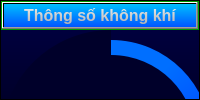
                              <widget class="QFrame" name="Top_Ctrl_frame_2">
                               <property name="styleSheet">
                                <string notr="true">background-color: qlineargradient(spread:pad, x1:1, y1:1, x2:1, y2:0, stop:0 rgba(0, 0, 42, 255), stop:1 rgba(0, 0, 70, 255));</string>
                               </property>
                               <property name="frameShape">
                                <enum>QFrame::StyledPanel</enum>
                               </property>
                               <property name="frameShadow">
                                <enum>QFrame::Raised</enum>
                               </property>
                               <layout class="QVBoxLayout" name="verticalLayout_24">
                                <property name="spacing">
                                 <number>0</number>
                                </property>
                                <property name="leftMargin">
                                 <number>0</number>
                                </property>
                                <property name="topMargin">
                                 <number>0</number>
                                </property>
                                <property name="rightMargin">
                                 <number>0</number>
                                </property>
                                <property name="bottomMargin">
                                 <number>0</number>
                                </property>
                                <item>
                                 <widget class="QFrame" name="Top_Ctrl_frame2_header">
                                  <property name="styleSheet">
                                   <string notr="true">background-color: rgb(0, 200, 0);</string>
                                  </property>
                                  <property name="frameShape">
                                   <enum>QFrame::StyledPanel</enum>
                                  </property>
                                  <property name="frameShadow">
                                   <enum>QFrame::Raised</enum>
                                  </property>
                                  <layout class="QVBoxLayout" name="verticalLayout_20">
                                   <property name="spacing">
                                    <number>0</number>
                                   </property>
                                   <property name="leftMargin">
                                    <number>0</number>
                                   </property>
                                   <property name="topMargin">
                                    <number>0</number>
                                   </property>
                                   <property name="rightMargin">
                                    <number>0</number>
                                   </property>
                                   <property name="bottomMargin">
                                    <number>0</number>
                                   </property>
                                   <item>
                                    <widget class="QPushButton" name="Top_Ctrl_header2">
                                     <property name="font">
                                      <font>
                                       <family>Segoe UI</family>
                                       <pointsize>12</pointsize>
                                       <weight>75</weight>
                                       <bold>true</bold>
                                      </font>
                                     </property>
                                     <property name="styleSheet">
                                      <string notr="true">color: qlineargradient(spread:pad, x1:1, y1:1, x2:1, y2:0, stop:0 rgba(171, 171, 171, 255), stop:1 rgba(239, 239, 239, 255));
background-color: qlineargradient(spread:pad, x1:1, y1:1, x2:1, y2:0, stop:0 rgba(0, 85, 255, 255), stop:1 rgba(0, 192, 255, 255));</string>
                                     </property>
                                     <property name="text">
                                      <string>Thông số không khí</string>
                                     </property>
                                    </widget>
                                   </item>
                                  </layout>
                                 </widget>
                                </item>
                                <item>
                                 <widget class="QFrame" name="Top_Ctrl_frame2_body">
                                  <property name="sizePolicy">
                                   <sizepolicy hsizetype="Preferred" vsizetype="Expanding">
                                    <horstretch>0</horstretch>
                                    <verstretch>0</verstretch>
                                   </sizepolicy>
                                  </property>
                                  <property name="styleSheet">
                                   <string notr="true">background-color: rgba(0, 0, 0, 0);</string>
                                  </property>
                                  <property name="frameShape">
                                   <enum>QFrame::StyledPanel</enum>
                                  </property>
                                  <property name="frameShadow">
                                   <enum>QFrame::Raised</enum>
                                  </property>
                                  <widget class="QLabel" name="Top_Ctrl_frame2_body_do_am_1">
                                   <property name="geometry">
                                    <rect>
                                     <x>0</x>
                                     <y>0</y>
                                     <width>220</width>
                                     <height>220</height>
                                    </rect>
                                   </property>
                                   <property name="styleSheet">
                                    <string notr="true">border-radius:110px;
background-color:  qconicalgradient(cx:0.5, cy:0.5, angle:90, stop:0.38806 rgba(0, 0, 42, 255), stop:0.39801 rgba(0, 0, 42, 0));

</string>
                                   </property>
                                   <property name="text">
                                    <string/>
                                   </property>
                                  </widget>
                                  <widget class="QLabel" name="Top_Ctrl_frame2_body_do_am_2">
                                   <property name="geometry">
                                    <rect>
                                     <x>10</x>
                                     <y>10</y>
                                     <width>200</width>
                                     <height>200</height>
                                    </rect>
                                   </property>
                                   <property name="styleSheet">
                                    <string notr="true">border-radius: 100px;
background-color: qconicalgradient(cx:0.5, cy:0.5, angle:90, stop:0.18408 rgba(10, 144, 255, 255), stop:0.358209 rgba(0, 102, 255, 255), stop:0.532338 rgba(0, 74, 255, 255), stop:0.696517 rgba(0, 55, 255, 255), stop:0.895522 rgba(0, 111, 255, 255));
</string>
                                   </property>
                                   <property name="text">
                                    <string/>
                                   </property>
                                  </widget>
                                  <widget class="QLabel" name="Top_Ctrl_frame2_body_nong_do_O2_3">
                                   <property name="geometry">
                                    <rect>
                                     <x>585</x>
                                     <y>25</y>
                                     <width>170</width>
                                     <height>170</height>
                                    </rect>
                                   </property>
                                   <property name="font">
                                    <font>
                                     <family>Segoe UI</family>
                                     <pointsize>16</pointsize>
                                    </font>
                                   </property>
                                   <property name="styleSheet">
                                    <string notr="true">background-color: rgb( 0, 0, 42);
border-radius: 85px;
color: qlineargradient(spread:pad, x1:1, y1:1, x2:1, y2:0, stop:0 rgba(171, 171, 171, 255), stop:1 rgba(239, 239, 239, 255));</string>
                                   </property>
                                   <property name="text">
                                    <string>NỒNG ĐỘ O2</string>
                                   </property>
                                   <property name="alignment">
                                    <set>Qt::AlignCenter</set>
                                   </property>
                                  </widget>
                                  <widget class="QLabel" name="Top_Ctrl_frame2_body_nong_do_O2_1">
                                   <property name="geometry">
                                    <rect>
                                     <x>560</x>
                                     <y>0</y>
                                     <width>220</width>
                                     <height>220</height>
                                    </rect>
                                   </property>
                                   <property name="styleSheet">
                                    <string notr="true">border-radius:110px;
background-color:  qconicalgradient(cx:0.5, cy:0.5, angle:90, stop:0.38806 rgba(0, 0, 42, 255), stop:0.39801 rgba(0, 0, 42, 0));

</string>
                                   </property>
                                   <property name="text">
                                    <string/>
                                   </property>
                                  </widget>
                                  <widget class="QLabel" name="Top_Ctrl_frame2_body_nhiet_do_4">
                                   <property name="geometry">
                                    <rect>
                                     <x>325</x>
                                     <y>170</y>
                                     <width>131</width>
                                     <height>71</height>
                                    </rect>
                                   </property>
                                   <property name="styleSheet">
                                    <string notr="true">color: qlineargradient(spread:pad, x1:1, y1:1, x2:1, y2:0, stop:0 rgba(171, 171, 171, 255), stop:1 rgba(239, 239, 239, 255));</string>
                                   </property>
                                   <property name="text">
                                    <string/>
                                   </property>
                                   <property name="alignment">
                                    <set>Qt::AlignCenter</set>
                                   </property>
                                  </widget>
                                  <widget class="QLabel" name="Top_Ctrl_frame2_body_nong_do_O2_4">
                                   <property name="geometry">
                                    <rect>
                                     <x>600</x>
                                     <y>180</y>
                                     <width>131</width>
                                     <height>71</height>
                                    </rect>
                                   </property>
                                   <property name="styleSheet">
                                    <string notr="true">color: qlineargradient(spread:pad, x1:1, y1:1, x2:1, y2:0, stop:0 rgba(171, 171, 171, 255), stop:1 rgba(239, 239, 239, 255));</string>
                                   </property>
                                   <property name="text">
                                    <string/>
                                   </property>
                                   <property name="alignment">
                                    <set>Qt::AlignCenter</set>
                                   </property>
                                  </widget>
                                  <widget class="QLabel" name="Top_Ctrl_frame2_body_nong_do_O2_2">
                                   <property name="geometry">
                                    <rect>
                                     <x>570</x>
                                     <y>10</y>
                                     <width>200</width>
                                     <height>200</height>
                                    </rect>
                                   </property>
                                   <property name="styleSheet">
                                    <string notr="true">border-radius: 100px;
background-color: qconicalgradient(cx:0.5, cy:0.5, angle:90, stop:0.00133156 rgba(0, 233, 255, 255), stop:0.125166 rgba(0, 181, 255, 255), stop:0.20506 rgba(0, 138, 255, 255), stop:0.323569 rgba(0, 83, 255, 255), stop:0.509987 rgba(247, 255, 0, 255), stop:0.541944 rgba(255, 208, 0, 255), stop:0.806924 rgba(255, 45, 0, 255), stop:1 rgba(255, 0, 0, 255));
</string>
                                   </property>
                                   <property name="text">
                                    <string/>
                                   </property>
                                  </widget>
                                  <widget class="QLabel" name="Top_Ctrl_frame2_body_nhiet_do_3">
                                   <property name="geometry">
                                    <rect>
                                     <x>305</x>
                                     <y>25</y>
                                     <width>170</width>
                                     <height>170</height>
                                    </rect>
                                   </property>
                                   <property name="font">
                                    <font>
                                     <family>Segoe UI</family>
                                     <pointsize>16</pointsize>
                                    </font>
                                   </property>
                                   <property name="styleSheet">
                                    <string notr="true">background-color: rgb( 0, 0, 42);
border-radius: 85px;
color: qlineargradient(spread:pad, x1:1, y1:1, x2:1, y2:0, stop:0 rgba(171, 171, 171, 255), stop:1 rgba(239, 239, 239, 255));</string>
                                   </property>
                                   <property name="text">
                                    <string>NHIỆT ĐỘ</string>
                                   </property>
                                   <property name="alignment">
                                    <set>Qt::AlignCenter</set>
                                   </property>
                                  </widget>
                                  <widget class="QLabel" name="Top_Ctrl_frame2_body_do_am_3">
                                   <property name="geometry">
                                    <rect>
                                     <x>25</x>
                                     <y>25</y>
                                     <width>170</width>
                                     <height>170</height>
                                    </rect>
                                   </property>
                                   <property name="font">
                                    <font>
                                     <family>Segoe UI</family>
                                     <pointsize>16</pointsize>
                                    </font>
                                   </property>
                                   <property name="styleSheet">
                                    <string notr="true">background-color: rgb( 0, 0, 42);
border-radius: 85px;
color: qlineargradient(spread:pad, x1:1, y1:1, x2:1, y2:0, stop:0 rgba(171, 171, 171, 255), stop:1 rgba(239, 239, 239, 255));</string>
                                   </property>
                                   <property name="text">
                                    <string>ĐỘ ẨM</string>
                                   </property>
                                   <property name="alignment">
                                    <set>Qt::AlignCenter</set>
                                   </property>
                                  </widget>
                                  <widget class="QLabel" name="Top_Ctrl_frame2_body_nhiet_do_2">
                                   <property name="geometry">
                                    <rect>
                                     <x>290</x>
                                     <y>10</y>
                                     <width>200</width>
                                     <height>200</height>
                                    </rect>
                                   </property>
                                   <property name="styleSheet">
                                    <string notr="true">border-radius: 100px;
background-color: qconicalgradient(cx:0.5, cy:0.5, angle:90, stop:0.00133156 rgba(0, 233, 255, 255), stop:0.125166 rgba(0, 181, 255, 255), stop:0.20506 rgba(0, 138, 255, 255), stop:0.323569 rgba(0, 83, 255, 255), stop:0.509987 rgba(247, 255, 0, 255), stop:0.541944 rgba(255, 208, 0, 255), stop:0.806924 rgba(255, 45, 0, 255), stop:1 rgba(255, 0, 0, 255));
</string>
                                   </property>
                                   <property name="text">
                                    <string/>
                                   </property>
                                  </widget>
                                  <widget class="QLabel" name="Top_Ctrl_frame2_body_nhiet_do_1">
                                   <property name="geometry">
                                    <rect>
                                     <x>280</x>
                                     <y>0</y>
                                     <width>220</width>
                                     <height>220</height>
                                    </rect>
                                   </property>
                                   <property name="styleSheet">
                                    <string notr="true">border-radius:110px;
background-color:  qconicalgradient(cx:0.5, cy:0.5, angle:90, stop:0.38806 rgba(0, 0, 42, 255), stop:0.39801 rgba(0, 0, 42, 0));

</string>
                                   </property>
                                   <property name="text">
                                    <string/>
                                   </property>
                                  </widget>
                                  <widget class="QLabel" name="label_52">
                                   <property name="geometry">
                                    <rect>
                                     <x>30</x>
                                     <y>250</y>
                                     <width>751</width>
                                     <height>1</height>
                                    </rect>
                                   </property>
                                   <property name="styleSheet">
                                    <string notr="true">background-color:qlineargradient(spread:pad, x1:1, y1:1, x2:1, y2:0, stop:0 rgba(171, 171, 171, 255), stop:1 rgba(239, 239, 239, 255));</string>
                                   </property>
                                   <property name="text">
                                    <string/>
                                   </property>
                                  </widget>
                                  <widget class="QSlider" name="Top_Ctrl_frame2_body_nhiet_do_vertical">
                                   <property name="geometry">
                                    <rect>
                                     <x>520</x>
                                     <y>10</y>
                                     <width>22</width>
                                     <height>131</height>
                                    </rect>
                                   </property>
                                   <property name="pageStep">
                                    <number>1</number>
                                   </property>
                                   <property name="orientation">
                                    <enum>Qt::Vertical</enum>
                                   </property>
                                  </widget>
                                  <widget class="QSlider" name="Top_Ctrl_frame2_body_do_am_vertical">
                                   <property name="geometry">
                                    <rect>
                                     <x>240</x>
                                     <y>0</y>
                                     <width>22</width>
                                     <height>131</height>
                                    </rect>
                                   </property>
                                   <property name="pageStep">
                                    <number>1</number>
                                   </property>
                                   <property name="orientation">
                                    <enum>Qt::Vertical</enum>
                                   </property>
                                  </widget>
                                  <widget class="QSlider" name="Top_Ctrl_frame2_body_nong_do_O2_vertical">
                                   <property name="geometry">
                                    <rect>
                                     <x>790</x>
                                     <y>0</y>
                                     <width>22</width>
                                     <height>131</height>
                                    </rect>
                                   </property>
                                   <property name="orientation">
                                    <enum>Qt::Vertical</enum>
                                   </property>
                                  </widget>
                                  <widget class="QLabel" name="label_44">
                                   <property name="geometry">
                                    <rect>
                                     <x>35</x>
                                     <y>150</y>
                                     <width>150</width>
                                     <height>150</height>
                                    </rect>
                                   </property>
                                   <property name="styleSheet">
                                    <string notr="true">color: qlineargradient(spread:pad, x1:1, y1:1, x2:1, y2:0, stop:0 rgba(171, 171, 171, 255), stop:1 rgba(239, 239, 239, 255));
background-color: rgba(0, 0, 45, 255);
border-radius: 75px;</string>
                                   </property>
                                   <property name="text">
                                    <string/>
                                   </property>
                                   <property name="alignment">
                                    <set>Qt::AlignCenter</set>
                                   </property>
                                  </widget>
                                  <widget class="QLabel" name="Top_Ctrl_frame2_body_do_am_4">
                                   <property name="geometry">
                                    <rect>
                                     <x>40</x>
                                     <y>170</y>
                                     <width>131</width>
                                     <height>71</height>
                                    </rect>
                                   </property>
                                   <property name="styleSheet">
                                    <string notr="true">color: qlineargradient(spread:pad, x1:1, y1:1, x2:1, y2:0, stop:0 rgba(171, 171, 171, 255), stop:1 rgba(239, 239, 239, 255));</string>
                                   </property>
                                   <property name="text">
                                    <string/>
                                   </property>
                                   <property name="alignment">
                                    <set>Qt::AlignCenter</set>
                                   </property>
                                  </widget>
                                  <widget class="QLabel" name="label_45">
                                   <property name="geometry">
                                    <rect>
                                     <x>315</x>
                                     <y>140</y>
                                     <width>150</width>
                                     <height>150</height>
                                    </rect>
                                   </property>
                                   <property name="styleSheet">
                                    <string notr="true">color: qlineargradient(spread:pad, x1:1, y1:1, x2:1, y2:0, stop:0 rgba(171, 171, 171, 255), stop:1 rgba(239, 239, 239, 255));
background-color: rgba(0, 0, 45, 255);
border-radius: 75px;</string>
                                   </property>
                                   <property name="text">
                                    <string/>
                                   </property>
                                   <property name="alignment">
                                    <set>Qt::AlignCenter</set>
                                   </property>
                                  </widget>
                                  <widget class="QLabel" name="label_46">
                                   <property name="geometry">
                                    <rect>
                                     <x>590</x>
                                     <y>140</y>
                                     <width>150</width>
                                     <height>150</height>
                                    </rect>
                                   </property>
                                   <property name="styleSheet">
                                    <string notr="true">color: qlineargradient(spread:pad, x1:1, y1:1, x2:1, y2:0, stop:0 rgba(171, 171, 171, 255), stop:1 rgba(239, 239, 239, 255));
background-color: rgba(0, 0, 45, 255);
border-radius: 75px;</string>
                                   </property>
                                   <property name="text">
                                    <string/>
                                   </property>
                                   <property name="alignment">
                                    <set>Qt::AlignCenter</set>
                                   </property>
                                  </widget>
                                  <widget class="QLabel" name="label_4">
                                   <property name="geometry">
                                    <rect>
                                     <x>70</x>
                                     <y>270</y>
                                     <width>391</width>
                                     <height>20</height>
                                    </rect>
                                   </property>
                                   <property name="styleSheet">
                                    <string notr="true">color: rgb(255, 255, 255);</string>
                                   </property>
                                   <property name="text">
                                    <string>Báo thời tiết                             lịch                                  đồng hồ</string>
                                   </property>
                                  </widget>
                                  <zorder>Top_Ctrl_frame2_body_do_am_2</zorder>
                                  <zorder>Top_Ctrl_frame2_body_nong_do_O2_2</zorder>
                                  <zorder>Top_Ctrl_frame2_body_nhiet_do_2</zorder>
                                  <zorder>Top_Ctrl_frame2_body_do_am_1</zorder>
                                  <zorder>Top_Ctrl_frame2_body_do_am_3</zorder>
                                  <zorder>Top_Ctrl_frame2_body_nhiet_do_1</zorder>
                                  <zorder>Top_Ctrl_frame2_body_nhiet_do_3</zorder>
                                  <zorder>Top_Ctrl_frame2_body_nong_do_O2_1</zorder>
                                  <zorder>Top_Ctrl_frame2_body_nong_do_O2_3</zorder>
                                  <zorder>Top_Ctrl_frame2_body_nhiet_do_vertical</zorder>
                                  <zorder>Top_Ctrl_frame2_body_do_am_vertical</zorder>
                                  <zorder>Top_Ctrl_frame2_body_nong_do_O2_vertical</zorder>
                                  <zorder>label_44</zorder>
                                  <zorder>Top_Ctrl_frame2_body_do_am_4</zorder>
                                  <zorder>label_45</zorder>
                                  <zorder>Top_Ctrl_frame2_body_nhiet_do_4</zorder>
                                  <zorder>label_46</zorder>
                                  <zorder>Top_Ctrl_frame2_body_nong_do_O2_4</zorder>
                                  <zorder>label_52</zorder>
                                  <zorder>label_4</zorder>
                                 </widget>
                                </item>
                               </layout>
                              </widget>
